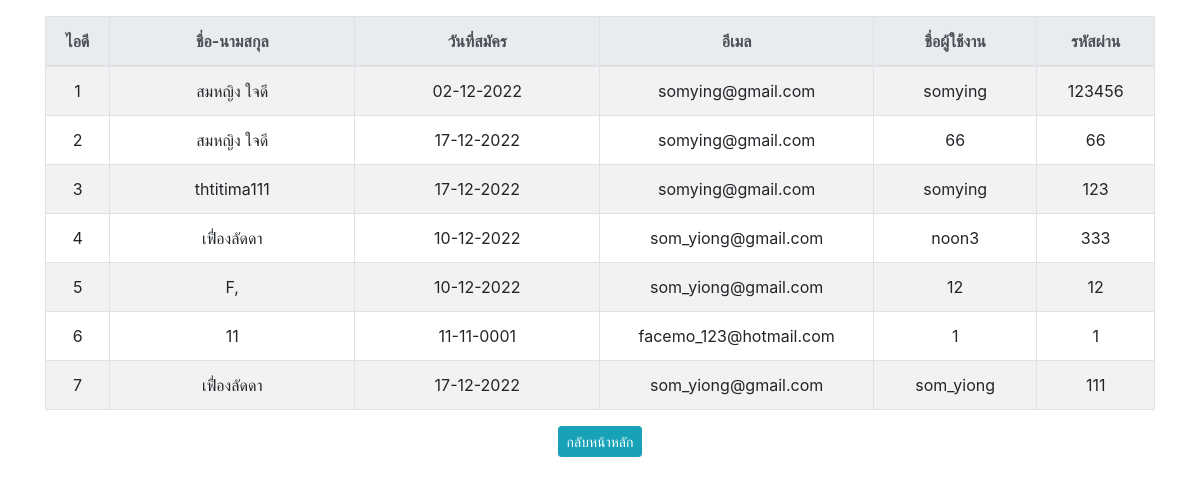
The page /show.php on the database its author committed.
### tables this page shows
CREATE TABLE `thitima` (
  `id` int(11) NOT NULL,
  `name` varchar(500) NOT NULL,
  `date` date NOT NULL,
  `Email` varchar(500) NOT NULL,
  `user` varchar(100) NOT NULL,
  `pass` int(10) NOT NULL
);

### show.php (the view, shortened to what this page needs)
<?php include ("connect.php");
    $search=isset($_POST['search']) ? $_POST['search']:'';
      $sql="SELECT * FROM `thitima` WHERE `id` LIKE '%$search%'";
    $resual = mysqli_query($conn, $sql);
 ?>
<!DOCTYPE html>
<div class="container "align ='center';>
        <table  class="table table-bordered table-striped" id="example" >
          <thead class="thead-light">
          <tr align = 'center'; >
             <table  class="table table-bordered table-striped" id="example" >
                  <thead class="thead-light">
                  <tr align = 'center'; >
                   <th width="3%">ไอดี</th>
                   <th width="15%">ชื่อ-นามสกุล</th>
                   <th width="15%">วันที่สมัคร</th>
                   <th width="10%">อีเมล</th>
                   <th width="10%">ชื่อผู้ใช้งาน</th>
                   <th width="7%">รหัสผ่าน</th>
                 </tr>
               </thead>
             </thead>
             <link rel="stylesheet" href="bootstrap.css" />
               <?php
                        while($row = mysqli_fetch_array($resual,MYSQLI_ASSOC)){
                   ?>
                   <tr align = 'center';>
                     <td><?php echo $row["id"]; ?></td>
                     <td><?php echo $row["name"]; ?></td>
                     <td><?php echo date("d-m-Y",strtotime($row["date"])); ?></td>
                          <td><?php echo $row["Email"]; ?></td>
                     <td><?php echo $row["user"]; ?></td>
                     <td><?php echo $row["pass"]; ?></td>
                   </tr>
                 <?php }?>
</div>
        </body>
</body>
</html>
<a href="log.php" class="btn btn-info btn-sm"> กลับหน้าหลัก </a>

### rows shown on the page
thitima: id "1", name "สมหญิง ใจดี", date "02-12-2022", Email "somying@gmail.com", user "somying", pass "123456"
thitima: id "2", name "สมหญิง ใจดี", date "17-12-2022", Email "somying@gmail.com", user "66", pass "66"
thitima: id "3", name "thtitima111", date "17-12-2022", Email "somying@gmail.com", user "somying", pass "123"
thitima: id "4", name "เฟื่องลัดดา", date "10-12-2022", Email "som_yiong@gmail.com", user "noon3", pass "333"
thitima: id "5", name "F,", date "10-12-2022", Email "som_yiong@gmail.com", user "12", pass "12"
thitima: id "6", name "11", date "11-11-0001", Email "facemo_123@hotmail.com", user "1", pass "1"
thitima: id "7", name "เฟื่องลัดดา", date "17-12-2022", Email "som_yiong@gmail.com", user "som_yiong", pass "111"
